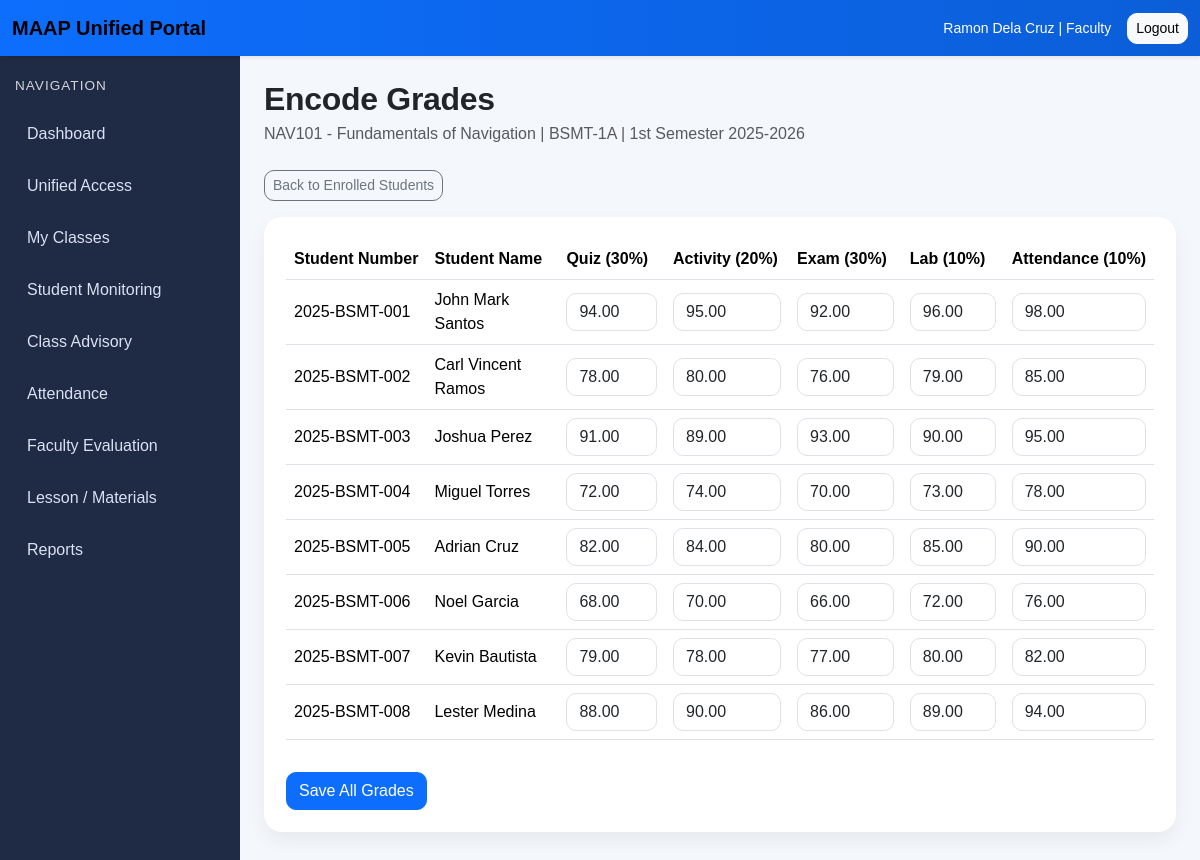
The page /academics/faculty/classes/1/encode-grades/ (signed in) on the database as committed earlier.
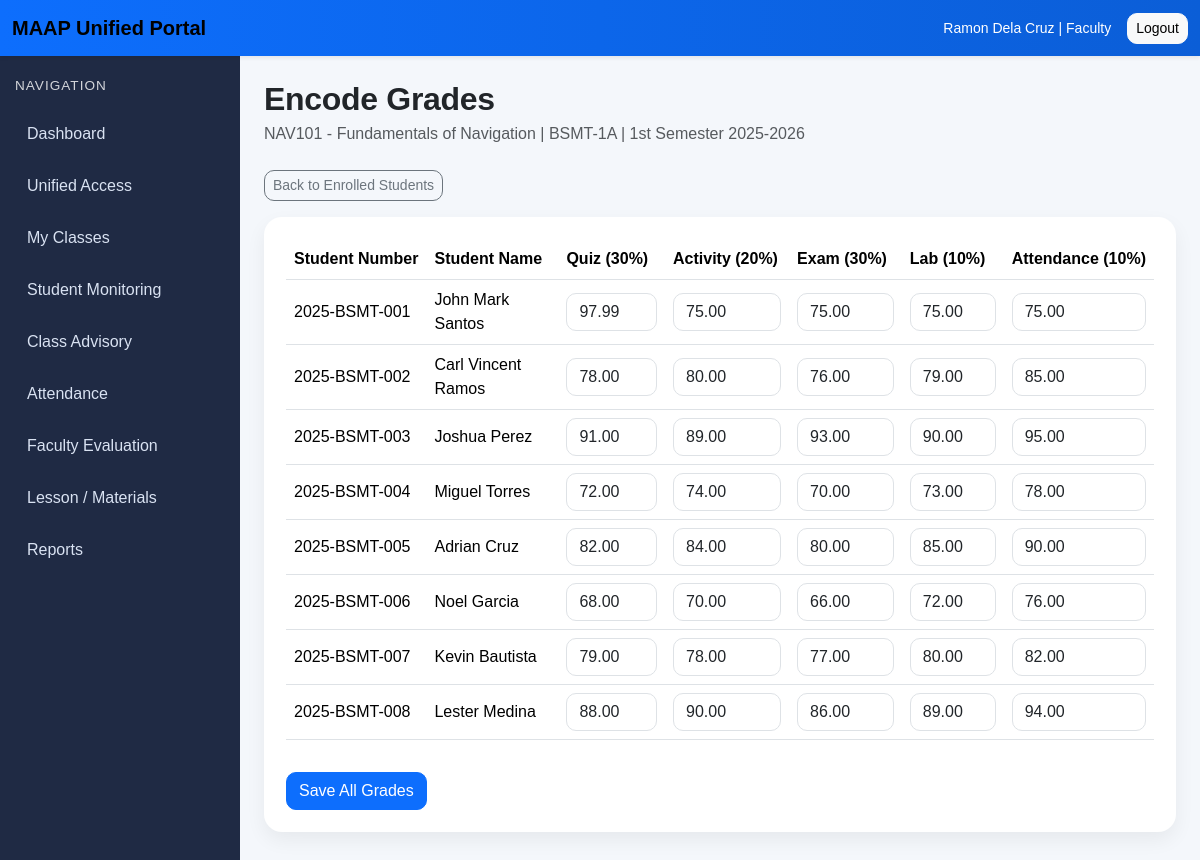
The same page on the database as committed later.
### academics/models.py (models this page shows, shortened)
class Enrollment(models.Model):
    student = models.ForeignKey(
        StudentProfile,
        on_delete=models.CASCADE,
        related_name="enrollments"
    )
    class_section = models.ForeignKey(
        ClassSection,
        on_delete=models.CASCADE,
        related_name="enrollments"
    )
    enrolled_at = models.DateTimeField(auto_now_add=True)
    class Meta:
        ordering = ["student__student_number"]
        unique_together = ("student", "class_section")

class Grade(models.Model):
    enrollment = models.OneToOneField(
        Enrollment,
        on_delete=models.CASCADE,
        related_name="grade"
    )
    quiz_total = models.DecimalField(max_digits=5, decimal_places=2, default=0)
    activity_total = models.DecimalField(max_digits=5, decimal_places=2, default=0)
    exam_total = models.DecimalField(max_digits=5, decimal_places=2, default=0)
    lab_total = models.DecimalField(max_digits=5, decimal_places=2, default=0)
    attendance_score = models.DecimalField(max_digits=5, decimal_places=2, default=0)
    final_grade = models.DecimalField(max_digits=5, decimal_places=2, default=0)
    remarks = models.CharField(max_length=20, blank=True)
    updated_at = models.DateTimeField(auto_now=True)
    class Meta:
        ordering = ["enrollment__class_section", "enrollment__student__student_number"]

class StudentProfile(models.Model):
    user = models.OneToOneField(
        settings.AUTH_USER_MODEL,
        on_delete=models.CASCADE,
        related_name="student_profile"
    )
    department = models.ForeignKey(
        Department,
        on_delete=models.SET_NULL,
        null=True,
        blank=True,
        related_name="students"
    )
    student_number = models.CharField(max_length=30, unique=True)
    year_level = models.CharField(max_length=20)
    section = models.CharField(max_length=50)
    class Meta:
        ordering = ["student_number"]

### accounts/models.py (models this page shows, shortened)
class CustomUser(AbstractUser):
    ROLE_CHOICES = [
        ("admin", "Admin"),
        ("faculty", "Faculty"),
        ("student", "Student"),
    ]
    role = models.CharField(max_length=20, choices=ROLE_CHOICES, default="student")

### academics/views.py (the view, shortened to what this page needs)
# urls.py: path("faculty/classes/<int:class_id>/encode-grades/", views.class_grade_entry, name="class-grade-entry"),
@login_required
def class_grade_entry(request, class_id):
    if not _faculty_check(request):
        messages.error(request, "You are not authorized to access this page.")
        return redirect("role-redirect")
    faculty_profile = request.user.faculty_profile
    class_section = get_object_or_404(
        ClassSection.objects.select_related("subject", "faculty__user"),
        id=class_id,
        faculty=faculty_profile,
    )
    enrollments = list(
        Enrollment.objects
        .filter(class_section=class_section)
        .select_related("student__user", "student")
        .order_by("student__student_number")
    )
    grade_map = {
        grade.enrollment_id: grade
        for grade in Grade.objects.filter(enrollment__in=enrollments)
    }
    rows = []
    for enrollment in enrollments:
        grade = grade_map.get(enrollment.id)
        rows.append({
            "enrollment": enrollment,
            "grade": grade,
        })
    context = {
        "page_title": "Encode Grades",
        "class_section": class_section,
        "rows": rows,
    }
    return render(request, "academics/class_grade_entry.html", context)

### academics/views.py (called while the page is built)
def _faculty_check(request):
    if request.user.role != "faculty":
        return False
    if not hasattr(request.user, "faculty_profile"):
        return False
    return True

### templates/academics/class_grade_entry.html (shortened to what this page needs)
{% extends "base.html" %}
{% block content %}
<div class="page-header">
    <h2 class="fw-bold mb-1">Encode Grades</h2>
    <p class="text-muted mb-0">
        {{ class_section.subject.code }} - {{ class_section.subject.title }} |
        {{ class_section.section_name }} |
        {{ class_section.term }} {{ class_section.school_year }}
    </p>
</div>
<div class="mb-3">
    <a href="{% url 'enrolled-student-list' class_section.id %}" class="btn btn-outline-secondary btn-sm">
        Back to Enrolled Students
    </a>
</div>
<div class="section-box">
    <form method="post">
        <div class="table-responsive">
            <table class="table align-middle">
                <thead>
                    <tr>
                        <th>Student Number</th>
                        <th>Student Name</th>
                        <th>Quiz (30%)</th>
                        <th>Activity (20%)</th>
                        <th>Exam (30%)</th>
                        <th>Lab (10%)</th>
                        <th>Attendance (10%)</th>
                    </tr>
                </thead>
                <tbody>
                    {% for row in rows %}
                    <tr>
                        <td>{{ row.enrollment.student.student_number }}</td>
                        <td>{{ row.enrollment.student.user.get_full_name }}</td>
                        <td>
                            <input type="number" step="0.01" min="0" max="100"
                                   name="quiz_total_{{ row.enrollment.id }}"
                                   class="form-control"
                                   value="{% if row.grade %}{{ row.grade.quiz_total }}{% else %}0{% endif %}">
                        </td>
                        <td>
                            <input type="number" step="0.01" min="0" max="100"
                                   name="activity_total_{{ row.enrollment.id }}"
                                   class="form-control"
                                   value="{% if row.grade %}{{ row.grade.activity_total }}{% else %}0{% endif %}">
                        </td>
                        <td>
                            <input type="number" step="0.01" min="0" max="100"
                                   name="exam_total_{{ row.enrollment.id }}"
                                   class="form-control"
                                   value="{% if row.grade %}{{ row.grade.exam_total }}{% else %}0{% endif %}">
                        </td>
                        <td>
                            <input type="number" step="0.01" min="0" max="100"
                                   name="lab_total_{{ row.enrollment.id }}"
                                   class="form-control"
                                   value="{% if row.grade %}{{ row.grade.lab_total }}{% else %}0{% endif %}">
                        </td>
                        <td>
                            <input type="number" step="0.01" min="0" max="100"
                                   name="attendance_score_{{ row.enrollment.id }}"
                                   class="form-control"
                                   value="{% if row.grade %}{{ row.grade.attendance_score }}{% else %}0{% endif %}">
                        </td>
                    </tr>
                    {% empty %}
                    <tr>
                        <td colspan="7" class="text-center text-muted">No enrolled students found.</td>
                    </tr>
                    {% endfor %}
                </tbody>
            </table>
        </div>
        <div class="mt-3">
            <button type="submit" class="btn btn-primary">Save All Grades</button>
        </div>
    </form>
</div>
{% endblock %}

Rows that differ between the two databases and show on the page:
changed through a linked row, Enrollment "2025-BSMT-001": grade.quiz_total "94.00" → "97.99"; grade.activity_total "95.00" → "75.00"; grade.exam_total "92.00" → "75.00"; grade.lab_total "96.00" → "75.00"; grade.attendance_score "98.00" → "75.00"
